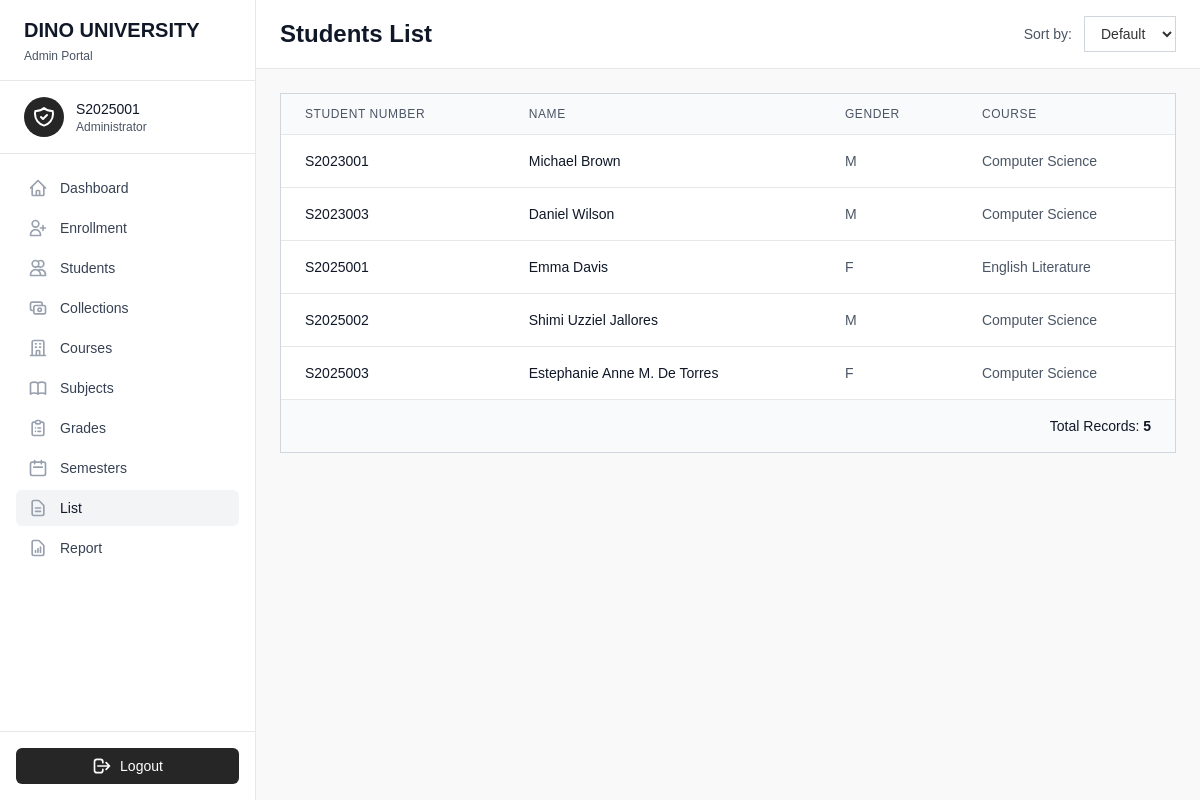
Page /list.php (signed in) on the committed database.
### tables this page shows
CREATE TABLE IF NOT EXISTS `students` (
  `student_id` int NOT NULL AUTO_INCREMENT,
  `student_number` varchar(50) NOT NULL DEFAULT '0',
  `name` varchar(100) NOT NULL DEFAULT '0',
  `gender` varchar(10) NOT NULL DEFAULT 'Male',
  `course_id` int NOT NULL DEFAULT '0',
  PRIMARY KEY (`student_id`),
  KEY `FK_students_courses` (`course_id`),
  CONSTRAINT `FK_students_courses` FOREIGN KEY (`course_id`) REFERENCES `courses` (`course_id`) ON DELETE CASCADE ON UPDATE CASCADE
);

CREATE TABLE IF NOT EXISTS `courses` (
  `course_id` int NOT NULL AUTO_INCREMENT,
  `code` varchar(50) DEFAULT NULL,
  `name` varchar(100) DEFAULT NULL,
  PRIMARY KEY (`course_id`)
);

### list.php (the view, shortened to what this page needs)
<?php
require('partials/head.php');
$query = "
    select s.student_id, s.student_number, s.name as student_name, s.gender, c.name as course_name
    from students s
    join courses c on s.course_id = c.course_id
";
$stmt = $connection->prepare($query);
$stmt->execute();
$students = $stmt->fetchAll();
?>
<body class="bg-gray-50" x-data="{ sidebarOpen: false }">
    <?php require('partials/admin_sidebar.php'); ?>
    <div class="flex-1 lg:ml-64">
        <div class="bg-white border-b border-gray-200 px-6 py-4">
            <div class="flex items-center justify-between">
                <div class="flex items-center space-x-4">
                    <h1 class="text-2xl font-extrabold text-gray-900">Students List</h1>
                </div>
                <div class="flex items-center space-x-3">
                    <label class="text-sm text-gray-600">Sort by:</label>
                    <select name="sort"
                        @change="window.location.href = `list.php?sort=${$event.target.value}`"
                        class="px-3 py-2 border border-gray-300 bg-white focus:ring-neutral-800 focus:border-neutral-800 text-sm">
                        <option value="">Default</option>
                    </select>
                </div>
            </div>
        </div>
        <div class="p-6">
            <div class="bg-white border border-gray-300">
                <div class="overflow-x-auto">
                    <table class="w-full">
                        <thead class="bg-gray-50 border-b border-gray-200">
                            <tr>
                                <th class="px-6 py-3 text-left text-xs font-medium text-gray-600 uppercase tracking-wider">Student Number</th>
                                <th class="px-6 py-3 text-left text-xs font-medium text-gray-600 uppercase tracking-wider">Name</th>
                                <th class="px-6 py-3 text-left text-xs font-medium text-gray-600 uppercase tracking-wider">Gender</th>
                                <th class="px-6 py-3 text-left text-xs font-medium text-gray-600 uppercase tracking-wider">Course</th>
                            </tr>
                        </thead>
                        <tbody class="divide-y divide-gray-200">
                            <?php if (empty($students)) : ?>
                                <tr>
                                    <td colspan="4" class="px-6 py-12 text-center text-gray-500">
                                        <svg class="w-12 h-12 mx-auto mb-2 text-gray-400" fill="none" stroke="currentColor" viewBox="0 0 24 24">
                                            <path stroke-linecap="round" stroke-linejoin="round" stroke-width="2" d="M12 4.354a4 4 0 110 5.292M15 21H3v-1a6 6 0 0112 0v1zm0 0h6v-1a6 6 0 00-9-5.197M13 7a4 4 0 11-8 0 4 4 0 018 0z"></path>
                                        </svg>
                                        <p class="text-sm">No students found.</p>
                                    </td>
                                </tr>
                            <?php else : ?>
                                <?php foreach ($students as $student) : ?>
                                    <tr class="hover:bg-gray-50">
                                        <td class="px-6 py-4 text-sm font-medium text-gray-900"><?= htmlspecialchars($student['student_number']) ?></td>
                                        <td class="px-6 py-4 text-sm text-gray-900"><?= htmlspecialchars($student['student_name']) ?></td>
                                        <td class="px-6 py-4 text-sm text-gray-600"><?= htmlspecialchars($student['gender']) ?></td>
                                        <td class="px-6 py-4 text-sm text-gray-600"><?= htmlspecialchars($student['course_name']) ?></td>
                                    </tr>
                                <?php endforeach; ?>
                            <?php endif; ?>
                        </tbody>
                        <tfoot class="bg-gray-50 border-t border-gray-200">
                            <tr>
                                <td colspan="4" class="px-6 py-4 text-right text-sm font-medium text-gray-900">
                                    Total Records: <span class="font-extrabold"><?= count($students) ?></span>
                                </td>
                            </tr>
                        </tfoot>
                    </table>
                </div>
            </div>
        </div>
    </div>
</body>
<?php
require('partials/footer.php')
?>

### partials/head.php (style rules this page uses)
html, body { height: 100%; margin: 0; padding: 0; font-family: sans-serif; font-weight: 100; background-color: #f9f9f9; color: #333; box-sizing: border-box; }

### rows in the picture
students: student_number "S2023001", name "Michael Brown", gender "M", course.name "Computer Science"
students: student_number "S2023003", name "Daniel Wilson", gender "M", course.name "Computer Science"
students: student_number "S2025001", name "Emma Davis", gender "F", course.name "English Literature"
students: student_number "S2025002", name "Shimi Uzziel Jallores", gender "M", course.name "Computer Science"
students: student_number "S2025003", name "Estephanie Anne M. De Torres", gender "F", course.name "Computer Science"

### other values in the picture
$_SESSION['user']['name'] "S2025001"
count($students) "5"
